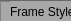
  <widget class="QFrame" name="frame_52">
   <property name="geometry">
    <rect>
     <x>9</x>
     <y>472</y>
     <width>71</width>
     <height>21</height>
    </rect>
   </property>
   <property name="minimumSize">
    <size>
     <width>71</width>
     <height>21</height>
    </size>
   </property>
   <property name="maximumSize">
    <size>
     <width>71</width>
     <height>21</height>
    </size>
   </property>
   <property name="styleSheet">
    <string notr="true">background-color: #686868;</string>
   </property>
   <property name="frameShape">
    <enum>QFrame::StyledPanel</enum>
   </property>
   <property name="frameShadow">
    <enum>QFrame::Raised</enum>
   </property>
   <widget class="QWidget" name="layoutWidget_7">
    <property name="geometry">
     <rect>
      <x>0</x>
      <y>0</y>
      <width>317</width>
      <height>23</height>
     </rect>
    </property>
    <layout class="QGridLayout" name="gridLayout_9">
     <item row="0" column="0">
      <widget class="QFrame" name="frame_54">
       <property name="minimumSize">
        <size>
         <width>71</width>
         <height>21</height>
        </size>
       </property>
       <property name="maximumSize">
        <size>
         <width>71</width>
         <height>21</height>
        </size>
       </property>
       <property name="styleSheet">
        <string notr="true">background-color: #A8A8A8;</string>
       </property>
       <property name="frameShape">
        <enum>QFrame::StyledPanel</enum>
       </property>
       <property name="frameShadow">
        <enum>QFrame::Raised</enum>
       </property>
       <widget class="QLabel" name="label_FrameStyle_2">
        <property name="geometry">
         <rect>
          <x>10</x>
          <y>0</y>
          <width>61</width>
          <height>21</height>
         </rect>
        </property>
        <property name="minimumSize">
         <size>
          <width>61</width>
          <height>21</height>
         </size>
        </property>
        <property name="maximumSize">
         <size>
          <width>61</width>
          <height>21</height>
         </size>
        </property>
        <property name="text">
         <string>Frame Style</string>
        </property>
       </widget>
      </widget>
     </item>
     <item row="0" column="1">
      <widget class="QLabel" name="label_85">
       <property name="minimumSize">
        <size>
         <width>61</width>
         <height>21</height>
        </size>
       </property>
       <property name="maximumSize">
        <size>
         <width>61</width>
         <height>21</height>
        </size>
       </property>
       <property name="text">
        <string>Frame Style</string>
       </property>
      </widget>
     </item>
     <item row="0" column="2">
      <widget class="QLineEdit" name="lineEdit_37">
       <property name="minimumSize">
        <size>
         <width>171</width>
         <height>21</height>
        </size>
       </property>
       <property name="maximumSize">
        <size>
         <width>171</width>
         <height>21</height>
        </size>
       </property>
       <property name="styleSheet">
        <string notr="true">border: 1px solid #686868;</string>
       </property>
      </widget>
     </item>
    </layout>
   </widget>
  </widget>
